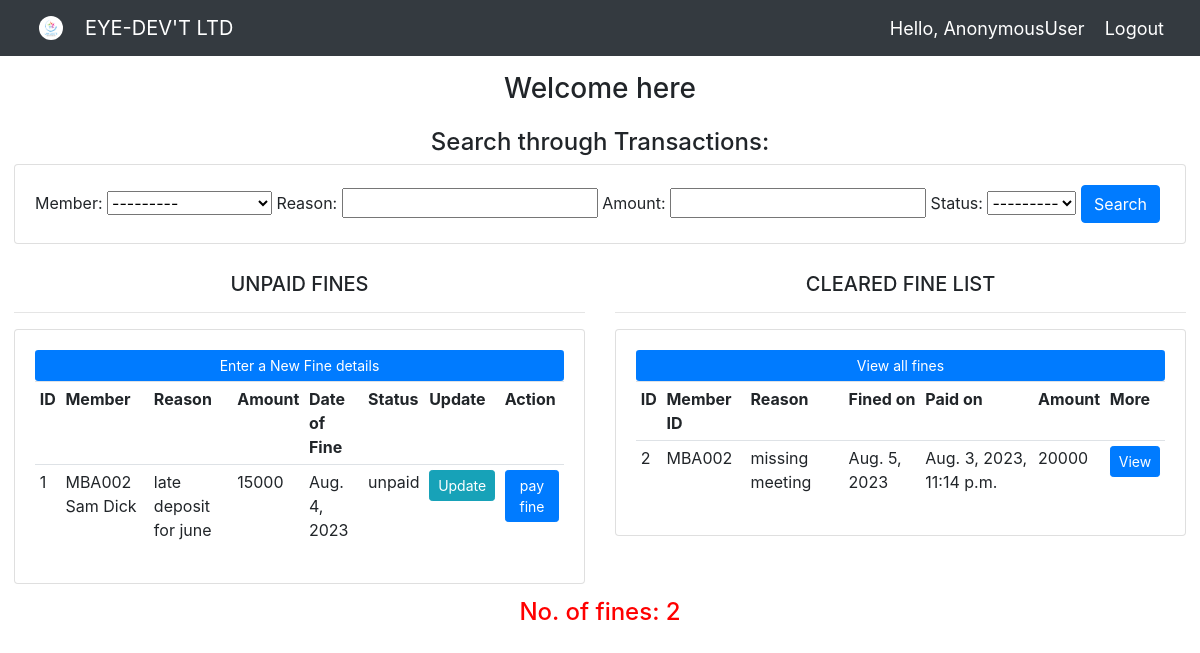
The app's page /all_fine/ with its own data.
### kyaclub_app/models.py (models this page shows, shortened)
class Member(models.Model):
    sex_choices = (("Male","male"), ("Female","Female"))
    status_choices = (("Married","Married"),("Single","Single"),
                        ("Windowed","Windowed"),("Divorsed","Divorsed"))
    member_id =models.CharField(max_length=10, primary_key=True )
    full_name = models.CharField(max_length=200, null=False)
    nin = models.CharField(max_length=100)
    occupation=models.CharField(max_length=500)
    sex = models.CharField(max_length=10,choices = sex_choices)
    marital_status = models.CharField(max_length=30, choices=status_choices)
    email = models.EmailField(max_length=100)
    telephone = models.PositiveIntegerField()
    date_of_birth = models.DateField(validators=[MaxValueValidator(datetime.date.today)])
    current_address = models.CharField(max_length=300)
    home_address = models.CharField(max_length=300)
    Registered_date = models.DateTimeField(auto_now_add=True)
    def __str__(self):
        return self.member_id + " " +self.full_name

class Fine(models.Model):
    status_choices = (("paid","paid"), ("unpaid","unpaid"))
    member = models.ForeignKey(Member, on_delete=models.CASCADE)
    reason = models.CharField(max_length=200, null=False)
    amount = models.PositiveIntegerField()
    status = models.CharField(max_length=30, choices = status_choices, default="unpaid")
    issue_date = models.DateField()
    clearance_date = models.DateField(validators=[MinValueValidator(datetime.date.today)])

class FinePayment(models.Model):
    fine = models.ForeignKey(Fine, on_delete=models.CASCADE)
    amount = models.PositiveIntegerField()
    payment_date = models.DateTimeField(auto_now_add=True)

### kyaclub_app/views.py (the view)
# urls.py: path('all_fine/', views.allFines, name='all_fine'),
def allFines(request):
    search_fine = request.GET.get('search')
    if search_fine:
        fines = Fine.objects.filter(Q(member__icontains=search_fine) |
                             Q(reason__icontains=search_fine) |
                             Q(status__icontains=search_fine))
    else:
        fines_unpaid = Fine.objects.filter(status="unpaid").order_by("-id")
        fines_cleared = FinePayment.objects.all().order_by("-id")
        fines_number = Fine.objects.all().count()
        fines = Fine.objects.all().order_by("-issue_date")
        fineFilter = FineFilter(request.GET, queryset=fines)
        fines = fineFilter.qs
    context = {
                'fines_unpaid': fines_unpaid,
                'fines_number': fines_number,
                'fines_cleared':fines_cleared,
                'fines': fines,
                'fineFilter': fineFilter,
        }
    return render(request, 'members/all_fines.html', context )

### kyaclub_app/templates/members/all_fines.html (shortened to what this page needs)
{% extends 'members/main.html' %}
{% load crispy_forms_tags %}
{% load static %}
{% block content %}
<link rel="stylesheet" href="https://cdn.jsdelivr.net/npm/bootstrap@4.5.3/dist/css/bootstrap.min.css">
<br>
 <h3 align="center"> Welcome here</h3>
<div class="row">
    <div class="col">
        <h4 align="center">Search through Transactions:</h4>
        <div class="card card-body">
            <form method="get">
                {{fineFilter.form}}
                <button class="btn btn-primary" type="submit">Search</button>
            </form>
        </div>
    </div>
</div>
<div class="row">
    <div class="col-md-6">
        <h5 align="center"> UNPAID FINES </h5>
        <hr>
        <div class="card card-body">
            <a class="btn btn-sm btn-block bg-primary" style="color: white;"  href="{% url 'fine_create' %}"> Enter a New Fine details </a>
            <table class="table table-sm">
                <tr>
                    <th>ID</th>
                    <th>Member</th>
                    <th>Reason</th>
                    <th>Amount</th>
                    <th>Date of Fine </th>
                    <th>Status</th>
                    <th>Update</th>
                    <th>Action</th>
                </tr>
                {% for x in fines_unpaid %}
                <tr>
                    <td> {{x.id}}</td>
                    <td> {{x.member}}</td>
                    <td> {{x.reason}}</td>
                    <td> {{x.amount}}</td>
                    <td>{{x.issue_date}}</td>
                    <td>{{x.status}}</td>
                    <td>
                        <a class="btn btn-sm btn-info" href="{% url 'update_fine' x.id %}">Update</a>
                    </td>
                    <td>
                        <a class="btn btn-sm btn-primary" href="{% url 'fine_detail' x.id %}">pay fine</a>
                    </td>
                </tr>
                {% endfor %}
            </table>
        </div>
    </div>
    <div class="col-md-6">
        <h5 align="center"> CLEARED FINE LIST </h5>
        <hr>
        <div class="card card-body">
            <a class="btn btn-sm btn-block bg-primary" style="color: white;"  href="{% url 'create_member' %}">View all fines </a>
            <table class="table table-sm">
                <tr>
                    <th> ID</th>
                    <th>Member ID</th>
                    <th>Reason</th>
                    <th>Fined on</th>
                    <th>Paid on</th>
                    <th>Amount</th>
                    <th>More</th>
                </tr>
                {%  for c in fines_cleared  %}
                <tr>
                    <td>{{c.fine.id}}</td>
                    <td>{{c.fine.member_id}}</td>
                    <td>{{c.fine.reason}}</td>
                    <td>{{c.fine.issue_date}}</td>
                    <td>{{c.payment_date}}</td>
                    <td>{{c.amount}}</td>
                    <td><a class="btn btn-sm btn-primary" href="#">View</a></td>
                </tr>
                {% endfor %}
            </table>
        </div>
    </div>
</div>
  <h4 align="center" style="color: red;">No. of fines: {{fines_number}}</h4>
{% endblock content %}

### kyaclub_app/static/css/main.css (style rules this page uses)
body { background-color: #ebeff5; }
.row { padding: 14px; }

### records on screen
Member: member "---------"
Fine: id "1", member "MBA002 Sam Dick", reason "late deposit for june", amount "15000", issue_date "Aug. 4, 2023", status "unpaid"
FinePayment: fine.id "2", fine.member_id "MBA002", fine.reason "missing meeting", fine.issue_date "Aug. 5, 2023", payment_date "Aug. 3, 2023, 11:14 p.m.", amount "20000"

### other values on screen
{{ request.user }} "AnonymousUser"
{{ fines_number }} "2"
